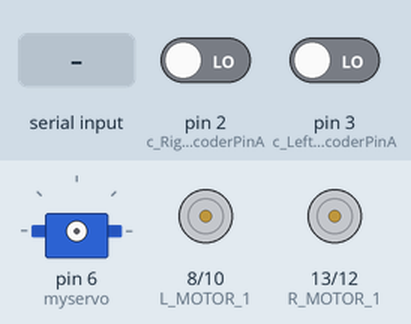
Recording of a sketch running on a simulated Arduino Uno, built with avr-gcc and run on an emulated ATmega328P. On the bench: servo, motor-driver pin pairs drawn as motors (green arrow = first pin HIGH = forward, orange = second pin HIGH = backward, longer = more drive, scaled by the enable pin). The inputs (shaded band) are chosen by the test bench; at power-on: pin 2 (c_RightEncoderPinA) LOW, pin 3 (c_LeftEncoderPinA) LOW. What the sketch prints to the serial monitor is not drawn.

Above: at 1.0 s.
1.1 s: "90,45,200\n" received over Serial
At 2.1 s:
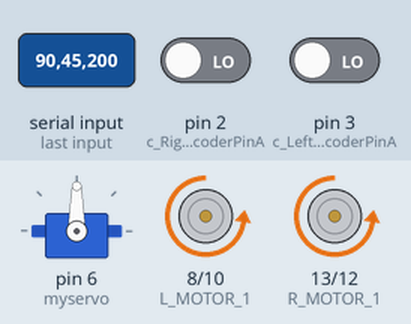
2.7 s: "1\n" received over Serial
At 4.9 s:
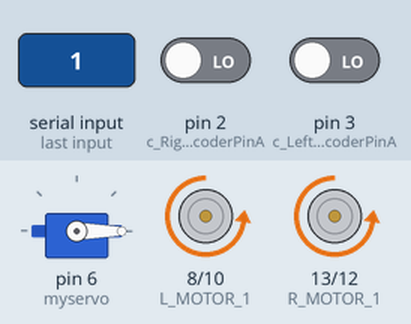
5.2 s: "0\n" received over Serial
At 6.7 s:
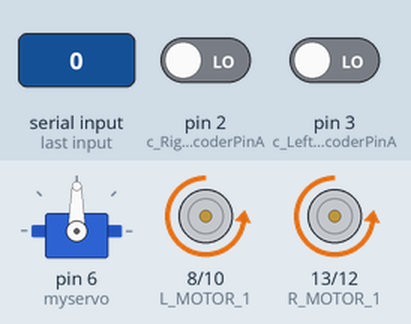
Timing chart, 0 to 8.2 s (numbered marks = the images above; inputs shaded):
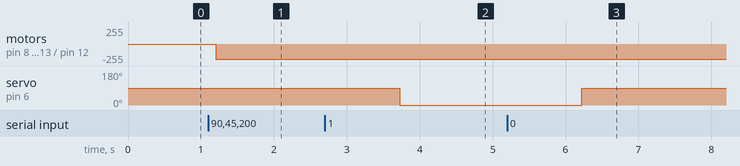

The sketch:

RTVPlotterFinalV1.ino
```cpp
#include "Arduino.h"
#include <Servo.h>
#include <digitalWriteFast.h>
#include <util/delay.h>   // library for high performance reads and writes by jrraines
                               // see http://www.arduino.cc/cgi-bin/yabb2/YaBB.pl?num=1267553811/0
                               // and http://code.google.com/p/digitalwritefast/

// It turns out that the regular digitalRead() calls are too slow and bring the arduino down when
// I use them in the interrupt routines while the motor runs at full speed creating more than
// 40000 encoder ticks per second per motor.

// Quadrature encoders
// Left encoder
#define c_LeftEncoderInterrupt INT1
#define c_LeftEncoderPinA 3
#define c_LeftEncoderPinB 5
#define LeftEncoderIsReversed
volatile bool _LeftEncoderBSet;
volatile long _LeftEncoderTicks = 16435;

Servo myservo;


// Right encoder
#define c_RightEncoderInterrupt INT0
#define c_RightEncoderPinA 2
#define c_RightEncoderPinB 4
volatile bool _RightEncoderBSet;
volatile long _RightEncoderTicks = 17126;


//Left motor
#define L_MOTOR_1 8
#define L_MOTOR_2 10
#define L_MOTOR_PWM 9

//Right motor
#define R_MOTOR_1 13
#define R_MOTOR_2 12
#define R_MOTOR_PWM 11


#define STEP_MARGIN 1L        //10 - 1000 (1)
#define MIN_DUTYCYCLE 50      //0 - 255 (125)
#define MAX_DUTYCYCLE 225     //0 - 255 (255)
#define P_FRACTION 1.5

unsigned long stepTime = 1;
unsigned long millisStart = 0;
int R_dutyCycle = 100; // 10 - 255
signed long R_setPoint = 0;
signed long R_actualPoint = 0;
int L_dutyCycle = 100; // 10 - 255
signed long L_setPoint = 0;
signed long L_actualPoint = 0;
String pos;
int servopos;

void establishContact() {
  while (Serial.available() <= 0) {
    Serial.print('X');   // send a capital X
    delay(300);
  }
}

void setup()
{
  Serial.begin(115200);
  establishContact();
  myservo.attach(6);
 // Quadrature encoders

  // Left encoder
  pinMode(c_LeftEncoderPinA, INPUT);      // sets pin A as input
  digitalWrite(c_LeftEncoderPinA, LOW);  // turn on pullup resistors
  pinMode(c_LeftEncoderPinB, INPUT);      // sets pin B as input
  digitalWrite(c_LeftEncoderPinB, LOW);  // turn on pullup resistors
  attachInterrupt(c_LeftEncoderInterrupt, HandleLeftMotorInterruptA, RISING);

  // Right encoder
  pinMode(c_RightEncoderPinA, INPUT);      // sets pin A as input
  digitalWrite(c_RightEncoderPinA, LOW);  // turn on pullup resistors
  pinMode(c_RightEncoderPinB, INPUT);      // sets pin B as input
  digitalWrite(c_RightEncoderPinB, LOW);  // turn on pullup resistors
  attachInterrupt(c_RightEncoderInterrupt, HandleRightMotorInterruptA, RISING);

  pinMode(L_MOTOR_1, OUTPUT); digitalWrite(L_MOTOR_1, HIGH);
  pinMode(L_MOTOR_2, OUTPUT); digitalWrite(L_MOTOR_2, HIGH);
  pinMode(R_MOTOR_1, OUTPUT); digitalWrite(R_MOTOR_1, HIGH);
  pinMode(R_MOTOR_2, OUTPUT); digitalWrite(R_MOTOR_2, HIGH);
  pinMode(L_MOTOR_PWM, OUTPUT);
  pinMode(R_MOTOR_PWM, OUTPUT);


}

void loop()
{
  R_actualPoint = _RightEncoderTicks;
  L_actualPoint = _LeftEncoderTicks;
  if (servopos == 1) {myservo.write(0);}
  if (servopos == 0) {myservo.write(90);}
  /*Serial.print(_LeftEncoderTicks);
  Serial.print(",");
  Serial.print(_RightEncoderTicks);
  Serial.print("\n");
  delay(20);*/
  millisStart = millis();
  while(millis() - millisStart < stepTime){

    R_dutyCycle = (double)(abs(R_setPoint - R_actualPoint)) * (double)P_FRACTION;
      if(R_dutyCycle < MIN_DUTYCYCLE){
        R_dutyCycle = MIN_DUTYCYCLE;
      }
      if(R_dutyCycle > MAX_DUTYCYCLE){
        R_dutyCycle = MAX_DUTYCYCLE;
      }


      if(abs(R_setPoint - R_actualPoint) < STEP_MARGIN){
        analogWrite(R_MOTOR_PWM, 0);
        digitalWrite(R_MOTOR_1, 0);
        digitalWrite(R_MOTOR_2, 0);
        R_dutyCycle = MIN_DUTYCYCLE;
      }
      else{
        if(R_actualPoint < R_setPoint){
          digitalWrite(R_MOTOR_1, 1);
          digitalWrite(R_MOTOR_2, 0);
          analogWrite(R_MOTOR_PWM, R_dutyCycle); //255-duty cycle
        }
        if(R_actualPoint > R_setPoint){
          digitalWrite(R_MOTOR_1, 0);
          digitalWrite(R_MOTOR_2, 1);
          analogWrite(R_MOTOR_PWM, R_dutyCycle);
        }
      }

    L_dutyCycle = (double)(abs(L_setPoint - L_actualPoint)) * (double)P_FRACTION;
      if(L_dutyCycle < MIN_DUTYCYCLE){
        L_dutyCycle = MIN_DUTYCYCLE;
      }
      if(L_dutyCycle > MAX_DUTYCYCLE){
        L_dutyCycle = MAX_DUTYCYCLE;
      }


      if(abs(L_setPoint - L_actualPoint) < STEP_MARGIN){
        analogWrite(L_MOTOR_PWM, 0);
        digitalWrite(L_MOTOR_1, 0);
        digitalWrite(L_MOTOR_2, 0);
        L_dutyCycle = MIN_DUTYCYCLE;
      }
      else{
        if(L_actualPoint < L_setPoint){
          digitalWrite(L_MOTOR_1, 1);
          digitalWrite(L_MOTOR_2, 0);
          analogWrite(L_MOTOR_PWM, L_dutyCycle); //255-duty cycle
        }
        if(L_actualPoint > L_setPoint){
          digitalWrite(L_MOTOR_1, 0);
          digitalWrite(L_MOTOR_2, 1);
          analogWrite(L_MOTOR_PWM, L_dutyCycle);
        }
      }
  }
  if (Serial.available()>0){
  pos = Serial.readString();
  L_setPoint = getValue(pos,',',1).toInt();
  R_setPoint = getValue(pos,',',2).toInt();
  servopos = getValue(pos,',',0).toInt();
  Serial.print(L_setPoint);Serial.print(',');Serial.println(R_setPoint);
  }

delay(20);

}

// Interrupt service routines for the left motor's quadrature encoder
void HandleLeftMotorInterruptA()
{
  // Test transition; since the interrupt will only fire on 'rising' we don't need to read pin A
  _LeftEncoderBSet = digitalReadFast(c_LeftEncoderPinB);   // read the input pin

  // and adjust counter + if A leads B
  #ifdef LeftEncoderIsReversed
    _LeftEncoderTicks -= _LeftEncoderBSet ? -1 : +1;
  #else
    _LeftEncoderTicks += _LeftEncoderBSet ? -1 : +1;
  #endif
}

// Interrupt service routines for the right motor's quadrature encoder
void HandleRightMotorInterruptA()
{
  // Test transition; since the interrupt will only fire on 'rising' we don't need to read pin A
  _RightEncoderBSet = digitalReadFast(c_RightEncoderPinB);   // read the input pin

  // and adjust counter + if A leads B
  #ifdef RightEncoderIsReversed
    _RightEncoderTicks -= _RightEncoderBSet ? -1 : +1;
  #else
    _RightEncoderTicks += _RightEncoderBSet ? -1 : +1;
  #endif
}

String getValue(String data, char separator, int index)
{
    int found = 0;
    int strIndex[] = { 0, -1 };
    int maxIndex = data.length() - 1;

    for (int i = 0; i <= maxIndex && found <= index; i++) {
        if (data.charAt(i) == separator || i == maxIndex) {
            found++;
            strIndex[0] = strIndex[1] + 1;
            strIndex[1] = (i == maxIndex) ? i+1 : i;
        }
    }
    return found > index ? data.substring(strIndex[0], strIndex[1]) : "";
}
```

Measured:
- after the input at 1.1 s, motor on pin 8 (L_MOTOR_1) / pin 10 (L_MOTOR_2), motor on pin 13 (R_MOTOR_1) / pin 12 (R_MOTOR_2): stopped → backward 225/255 after 0.10 s
- after the input at 2.7 s, servo on pin 6 (myservo): 90° → 0° after 1.0 s
- after the input at 5.2 s, servo on pin 6 (myservo): 0° → 90° after 1.0 s
